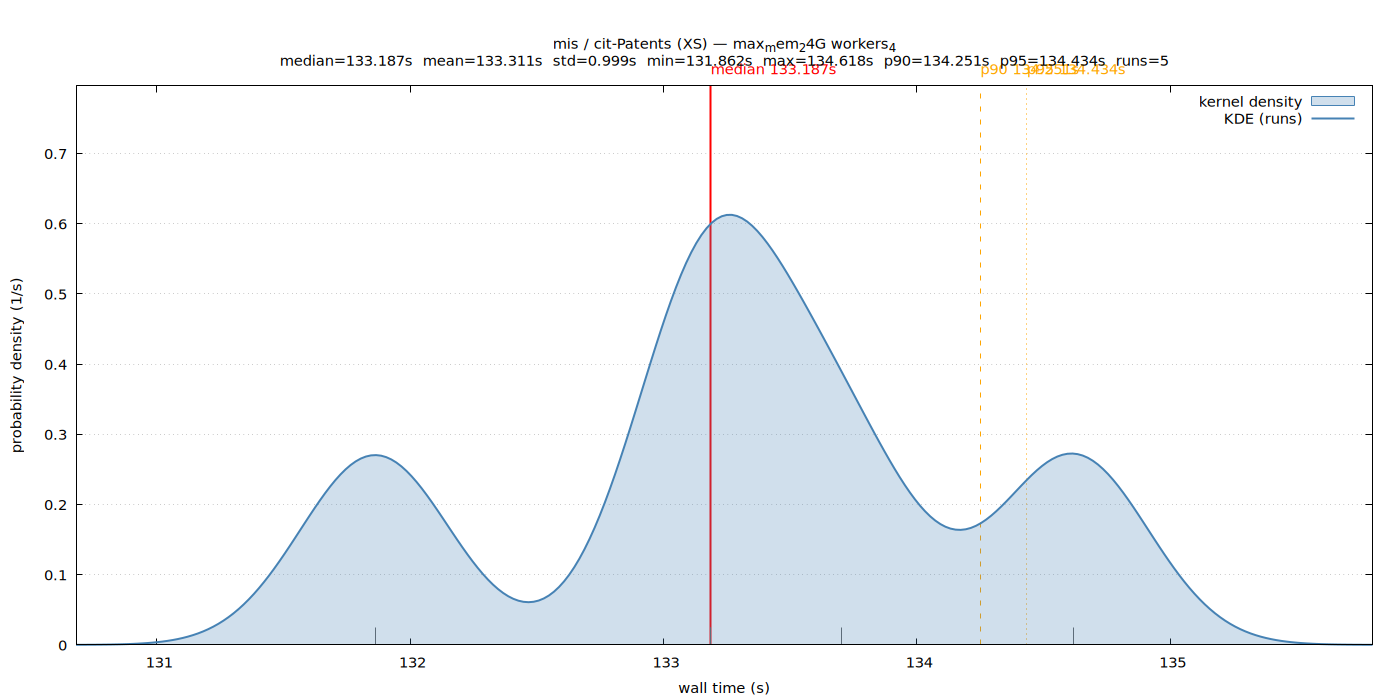

This figure's gnuplot source:
set terminal pngcairo size 1400,700 enhanced font 'Sans,11'
set output '/home/ubuntu/nvm/results/mis/XS/cit-Patents/max_mem_24G_workers_4/wall_time.png'
set title "mis / cit-Patents (XS) — max_mem_24G workers_4\nmedian=133.187s  mean=133.311s  std=0.999s  min=131.862s  max=134.618s  p90=134.251s  p95=134.434s  runs=5"
set xlabel 'wall time (s)'
set ylabel 'probability density (1/s)'
set tmargin 5
set yrange [0:0.796556]
set xrange [130.681901:135.798082]
set grid y
set key top right
set arrow from 133.186620,0 to 133.186620,0.796556 nohead lc rgb 'red' lw 2
set label 'median 133.187s' at 133.186620,0.796556 offset char 0,1 tc rgb 'red'
set arrow from 134.250949,0 to 134.250949,0.796556 nohead lc rgb 'orange' lw 1 dt 2
set label 'p90 134.251s' at 134.250949,0.796556 offset char 0,1 tc rgb 'orange'
set arrow from 134.434392,0 to 134.434392,0.796556 nohead lc rgb 'orange' lw 1 dt 3
set label 'p95 134.434s' at 134.434392,0.796556 offset char 0,1 tc rgb 'orange'
set arrow from 133.186620,0 to 133.186620,0.0245094 nohead lc rgb '#666666' lw 1
set arrow from 133.185976,0 to 133.185976,0.0245094 nohead lc rgb '#666666' lw 1
set arrow from 131.862147,0 to 131.862147,0.0245094 nohead lc rgb '#666666' lw 1
set arrow from 133.700619,0 to 133.700619,0.0245094 nohead lc rgb '#666666' lw 1
set arrow from 134.617836,0 to 134.617836,0.0245094 nohead lc rgb '#666666' lw 1
plot '/home/ubuntu/nvm/results/mis/XS/cit-Patents/max_mem_24G_workers_4/wall_time.dat' using 1:2 with filledcurves y=0 lc rgb '#4682b4' fs transparent solid 0.25 title 'kernel density', \
     '/home/ubuntu/nvm/results/mis/XS/cit-Patents/max_mem_24G_workers_4/wall_time.dat' using 1:2 with lines lw 2 lc rgb '#4682b4' title 'KDE (runs)'
